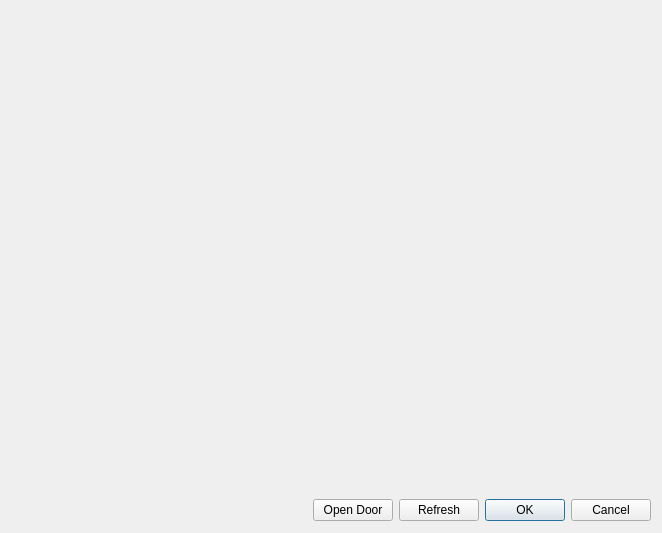
<?xml version="1.0" encoding="UTF-8"?>
<ui version="4.0">
 <class>AdmIntercomVideoDialog</class>
 <widget class="QDialog" name="AdmIntercomVideoDialog">
  <property name="windowModality">
   <enum>Qt::NonModal</enum>
  </property>
  <property name="geometry">
   <rect>
    <x>0</x>
    <y>0</y>
    <width>658</width>
    <height>533</height>
   </rect>
  </property>
  <property name="windowTitle">
   <string>Dialog</string>
  </property>
  <layout class="QGridLayout" name="gridLayout">
   <item row="0" column="0">
    <widget class="Phonon::VideoPlayer" name="_video">
     <property name="minimumSize">
      <size>
       <width>640</width>
       <height>480</height>
      </size>
     </property>
     <property name="maximumSize">
      <size>
       <width>640</width>
       <height>480</height>
      </size>
     </property>
    </widget>
   </item>
   <item row="1" column="0">
    <layout class="QHBoxLayout" name="horizontalLayout" stretch="1,0,0,0">
     <item>
      <spacer name="horizontalSpacer">
       <property name="orientation">
        <enum>Qt::Horizontal</enum>
       </property>
       <property name="sizeHint" stdset="0">
        <size>
         <width>40</width>
         <height>20</height>
        </size>
       </property>
      </spacer>
     </item>
     <item>
      <widget class="QPushButton" name="_openDoor">
       <property name="text">
        <string>Open Door</string>
       </property>
      </widget>
     </item>
     <item>
      <widget class="QPushButton" name="_refreshVideo">
       <property name="text">
        <string>Refresh</string>
       </property>
      </widget>
     </item>
     <item>
      <widget class="QDialogButtonBox" name="_buttonBox">
       <property name="orientation">
        <enum>Qt::Horizontal</enum>
       </property>
       <property name="standardButtons">
        <set>QDialogButtonBox::Cancel|QDialogButtonBox::Ok</set>
       </property>
      </widget>
     </item>
    </layout>
   </item>
  </layout>
 </widget>
 <customwidgets>
  <customwidget>
   <class>Phonon::VideoPlayer</class>
   <extends>QWidget</extends>
   <header location="global">phonon/videoplayer.h</header>
  </customwidget>
 </customwidgets>
 <resources/>
 <connections>
  <connection>
   <sender>_buttonBox</sender>
   <signal>accepted()</signal>
   <receiver>AdmIntercomVideoDialog</receiver>
   <slot>accept()</slot>
   <hints>
    <hint type="sourcelabel">
     <x>248</x>
     <y>254</y>
    </hint>
    <hint type="destinationlabel">
     <x>157</x>
     <y>274</y>
    </hint>
   </hints>
  </connection>
  <connection>
   <sender>_buttonBox</sender>
   <signal>rejected()</signal>
   <receiver>AdmIntercomVideoDialog</receiver>
   <slot>reject()</slot>
   <hints>
    <hint type="sourcelabel">
     <x>316</x>
     <y>260</y>
    </hint>
    <hint type="destinationlabel">
     <x>286</x>
     <y>274</y>
    </hint>
   </hints>
  </connection>
 </connections>
</ui>
